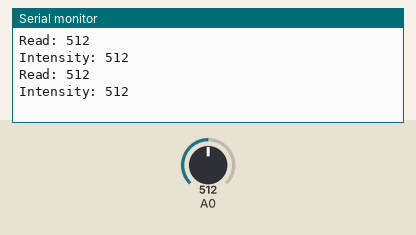
This sketch was run on a simulated Arduino Uno, built with avr-gcc and run on an emulated ATmega328P. Parts: the last lines printed to the serial monitor. Inputs (shaded band) come from the test bench; at power-on: A0 = 512.

Above: at 1.7 s.
1.8 s: A0 set to 716
At 2.8 s:
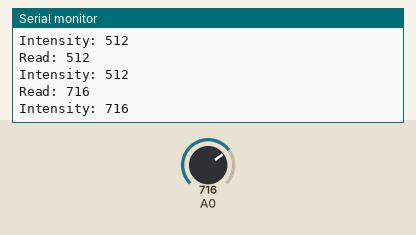
3.3 s: A0 set to 900
At 4.8 s:
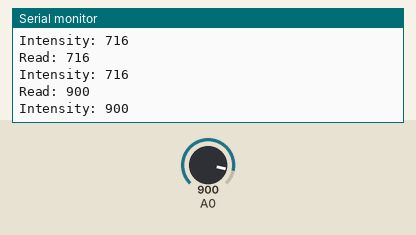
Timing chart, 0 to 6.3 s (numbered marks = the images above; inputs shaded):
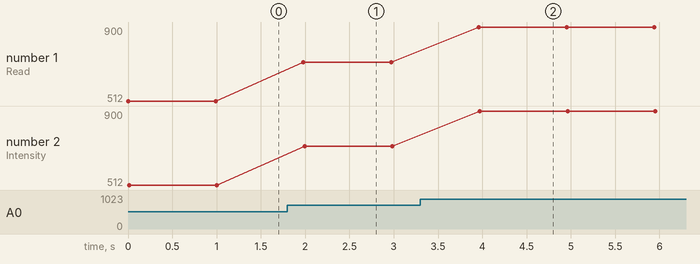

Measured:
- after the input at 1.8 s, the serial monitor: prints a new line after 0.18 s (image 1)
- after the input at 3.3 s, the serial monitor: prints a new line after 0.66 s (image 2)
- plotted number 1: 512 → 716 after the input at 1.8 s, 716 → 900 after the input at 3.3 s
- plotted number 2: 512 → 716 after the input at 1.8 s, 716 → 900 after the input at 3.3 s

The sketch:

queue-example.ino
```cpp
#include <Arduino_FreeRTOS.h>
#include <queue.h>

QueueHandle_t queue_1;

void TaskDisplay(void * pvParameters);
void TaskLDR(void * pvParameters);

void setup()
{
  Serial.begin(9600);

  queue_1 = xQueueCreate(5, sizeof(int));

  if (queue_1 == NULL)
  {
    Serial.println("Queue can not be created");
  }

  xTaskCreate(TaskDisplay, "Display_task", 128, NULL, 1, NULL);
  xTaskCreate(TaskLDR, "LDR_task", 128, NULL, 1, NULL);

  vTaskStartScheduler();
}

void loop()
{
}

// Принимаем из очереди и выводим в Serial
void TaskDisplay(void * pvParameters)
{
  int intensity = 0;

  while(1)
  {
    if (xQueueReceive(queue_1, &intensity, portMAX_DELAY) == pdPASS)
    {
      Serial.print("Intensity: ");
      Serial.println(intensity);
    }
  }
}

// Читаем с A0 и отправляем в очередь
void TaskLDR(void * pvParameters)
{
  int current_intensity;

  while(1)
  {
    current_intensity = analogRead(A0);

    Serial.print("Read: ");
    Serial.println(current_intensity);

    xQueueSend(queue_1, &current_intensity, portMAX_DELAY);

    vTaskDelay(1000 / portTICK_PERIOD_MS);
  }
}
```
